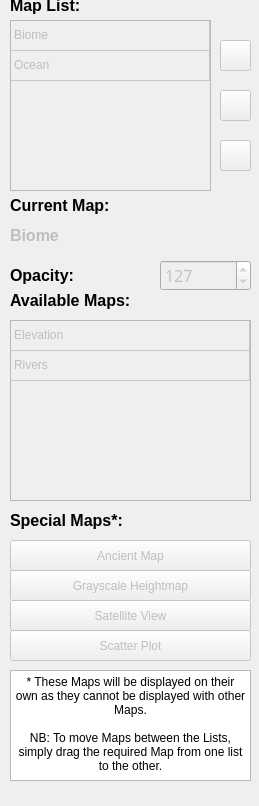
      <widget class="QWidget" name="pgMaps">
       <property name="geometry">
        <rect>
         <x>0</x>
         <y>0</y>
         <width>259</width>
         <height>806</height>
        </rect>
       </property>
       <attribute name="label">
        <string>Maps</string>
       </attribute>
       <widget class="QPushButton" name="btnUp">
        <property name="enabled">
         <bool>false</bool>
        </property>
        <property name="geometry">
         <rect>
          <x>220</x>
          <y>40</y>
          <width>31</width>
          <height>31</height>
         </rect>
        </property>
        <property name="toolTip">
         <string>Move Map Up</string>
        </property>
        <property name="text">
         <string/>
        </property>
        <property name="icon">
         <iconset>
          <normaloff>Images/up.png</normaloff>Images/up.png</iconset>
        </property>
       </widget>
       <widget class="QTableWidget" name="tblAvailable">
        <property name="enabled">
         <bool>false</bool>
        </property>
        <property name="geometry">
         <rect>
          <x>10</x>
          <y>320</y>
          <width>241</width>
          <height>181</height>
         </rect>
        </property>
        <property name="editTriggers">
         <set>QAbstractItemView::NoEditTriggers</set>
        </property>
        <property name="tabKeyNavigation">
         <bool>false</bool>
        </property>
        <property name="showDropIndicator" stdset="0">
         <bool>true</bool>
        </property>
        <property name="dragEnabled">
         <bool>true</bool>
        </property>
        <property name="dragDropOverwriteMode">
         <bool>false</bool>
        </property>
        <property name="dragDropMode">
         <enum>QAbstractItemView::DragDrop</enum>
        </property>
        <property name="defaultDropAction">
         <enum>Qt::MoveAction</enum>
        </property>
        <property name="alternatingRowColors">
         <bool>false</bool>
        </property>
        <property name="selectionMode">
         <enum>QAbstractItemView::SingleSelection</enum>
        </property>
        <property name="selectionBehavior">
         <enum>QAbstractItemView::SelectRows</enum>
        </property>
        <property name="iconSize">
         <size>
          <width>32</width>
          <height>32</height>
         </size>
        </property>
        <property name="cornerButtonEnabled">
         <bool>false</bool>
        </property>
        <property name="rowCount">
         <number>2</number>
        </property>
        <property name="columnCount">
         <number>1</number>
        </property>
        <attribute name="horizontalHeaderVisible">
         <bool>false</bool>
        </attribute>
        <attribute name="horizontalHeaderHighlightSections">
         <bool>false</bool>
        </attribute>
        <attribute name="horizontalHeaderStretchLastSection">
         <bool>true</bool>
        </attribute>
        <attribute name="verticalHeaderVisible">
         <bool>false</bool>
        </attribute>
        <attribute name="verticalHeaderHighlightSections">
         <bool>false</bool>
        </attribute>
        <row>
         <property name="text">
          <string>1</string>
         </property>
        </row>
        <row/>
        <column>
         <property name="text">
          <string>New Column</string>
         </property>
        </column>
        <item row="0" column="0">
         <property name="text">
          <string>Elevation</string>
         </property>
        </item>
        <item row="1" column="0">
         <property name="text">
          <string>Rivers</string>
         </property>
        </item>
       </widget>
       <widget class="QLabel" name="label_7">
        <property name="geometry">
         <rect>
          <x>10</x>
          <y>510</y>
          <width>131</width>
          <height>21</height>
         </rect>
        </property>
        <property name="font">
         <font>
          <pointsize>12</pointsize>
          <weight>75</weight>
          <bold>true</bold>
         </font>
        </property>
        <property name="text">
         <string>Special Maps*:</string>
        </property>
       </widget>
       <widget class="QPushButton" name="btnGH">
        <property name="enabled">
         <bool>false</bool>
        </property>
        <property name="geometry">
         <rect>
          <x>10</x>
          <y>570</y>
          <width>241</width>
          <height>31</height>
         </rect>
        </property>
        <property name="toolTip">
         <string>Display Grayscale Heightmap</string>
        </property>
        <property name="text">
         <string>Grayscale Heightmap</string>
        </property>
       </widget>
       <widget class="QLabel" name="label_5">
        <property name="geometry">
         <rect>
          <x>10</x>
          <y>260</y>
          <width>71</width>
          <height>31</height>
         </rect>
        </property>
        <property name="font">
         <font>
          <pointsize>12</pointsize>
          <weight>75</weight>
          <bold>true</bold>
         </font>
        </property>
        <property name="text">
         <string>Opacity:</string>
        </property>
       </widget>
       <widget class="QSpinBox" name="spnOpacity">
        <property name="enabled">
         <bool>false</bool>
        </property>
        <property name="geometry">
         <rect>
          <x>160</x>
          <y>260</y>
          <width>91</width>
          <height>31</height>
         </rect>
        </property>
        <property name="font">
         <font>
          <family>Open Sans</family>
          <pointsize>12</pointsize>
          <weight>50</weight>
          <bold>false</bold>
         </font>
        </property>
        <property name="minimum">
         <number>1</number>
        </property>
        <property name="maximum">
         <number>255</number>
        </property>
        <property name="value">
         <number>127</number>
        </property>
       </widget>
       <widget class="QPushButton" name="btnSP">
        <property name="enabled">
         <bool>false</bool>
        </property>
        <property name="geometry">
         <rect>
          <x>10</x>
          <y>630</y>
          <width>241</width>
          <height>31</height>
         </rect>
        </property>
        <property name="toolTip">
         <string>Display Scatter Plot</string>
        </property>
        <property name="text">
         <string>Scatter Plot</string>
        </property>
       </widget>
       <widget class="QTableWidget" name="tblMapList">
        <property name="enabled">
         <bool>false</bool>
        </property>
        <property name="geometry">
         <rect>
          <x>10</x>
          <y>20</y>
          <width>201</width>
          <height>171</height>
         </rect>
        </property>
        <property name="editTriggers">
         <set>QAbstractItemView::NoEditTriggers</set>
        </property>
        <property name="tabKeyNavigation">
         <bool>false</bool>
        </property>
        <property name="showDropIndicator" stdset="0">
         <bool>true</bool>
        </property>
        <property name="dragEnabled">
         <bool>true</bool>
        </property>
        <property name="dragDropOverwriteMode">
         <bool>false</bool>
        </property>
        <property name="dragDropMode">
         <enum>QAbstractItemView::DragDrop</enum>
        </property>
        <property name="defaultDropAction">
         <enum>Qt::MoveAction</enum>
        </property>
        <property name="selectionMode">
         <enum>QAbstractItemView::SingleSelection</enum>
        </property>
        <property name="selectionBehavior">
         <enum>QAbstractItemView::SelectRows</enum>
        </property>
        <property name="iconSize">
         <size>
          <width>32</width>
          <height>32</height>
         </size>
        </property>
        <property name="wordWrap">
         <bool>false</bool>
        </property>
        <property name="cornerButtonEnabled">
         <bool>false</bool>
        </property>
        <attribute name="horizontalHeaderVisible">
         <bool>false</bool>
        </attribute>
        <attribute name="horizontalHeaderHighlightSections">
         <bool>false</bool>
        </attribute>
        <attribute name="horizontalHeaderStretchLastSection">
         <bool>true</bool>
        </attribute>
        <attribute name="verticalHeaderVisible">
         <bool>false</bool>
        </attribute>
        <attribute name="verticalHeaderHighlightSections">
         <bool>false</bool>
        </attribute>
        <row>
         <property name="text">
          <string>New Row</string>
         </property>
        </row>
        <row>
         <property name="text">
          <string>New Row</string>
         </property>
        </row>
        <column>
         <property name="text">
          <string>New Column</string>
         </property>
        </column>
        <item row="0" column="0">
         <property name="text">
          <string>Biome</string>
         </property>
        </item>
        <item row="1" column="0">
         <property name="text">
          <string>Ocean</string>
         </property>
        </item>
       </widget>
       <widget class="QLabel" name="label">
        <property name="geometry">
         <rect>
          <x>10</x>
          <y>-10</y>
          <width>81</width>
          <height>31</height>
         </rect>
        </property>
        <property name="font">
         <font>
          <pointsize>12</pointsize>
          <weight>75</weight>
          <bold>true</bold>
         </font>
        </property>
        <property name="text">
         <string>Map List:</string>
        </property>
       </widget>
       <widget class="QPushButton" name="btnSM">
        <property name="enabled">
         <bool>false</bool>
        </property>
        <property name="geometry">
         <rect>
          <x>10</x>
          <y>600</y>
          <width>241</width>
          <height>31</height>
         </rect>
        </property>
        <property name="toolTip">
         <string>Display Satellitte View</string>
        </property>
        <property name="text">
         <string>Satellite View</string>
        </property>
       </widget>
       <widget class="QLabel" name="lblCurrentMap">
        <property name="enabled">
         <bool>false</bool>
        </property>
        <property name="geometry">
         <rect>
          <x>10</x>
          <y>220</y>
          <width>241</width>
          <height>31</height>
         </rect>
        </property>
        <property name="font">
         <font>
          <pointsize>12</pointsize>
          <weight>75</weight>
          <bold>true</bold>
         </font>
        </property>
        <property name="text">
         <string>Biome</string>
        </property>
       </widget>
       <widget class="QPushButton" name="btnDown">
        <property name="enabled">
         <bool>false</bool>
        </property>
        <property name="geometry">
         <rect>
          <x>220</x>
          <y>140</y>
          <width>31</width>
          <height>31</height>
         </rect>
        </property>
        <property name="toolTip">
         <string>Move Map Down</string>
        </property>
        <property name="text">
         <string/>
        </property>
        <property name="icon">
         <iconset>
          <normaloff>Images/down.png</normaloff>Images/down.png</iconset>
        </property>
       </widget>
       <widget class="QTextBrowser" name="textBrowser_2">
        <property name="geometry">
         <rect>
          <x>10</x>
          <y>670</y>
          <width>241</width>
          <height>111</height>
         </rect>
        </property>
        <property name="font">
         <font>
          <pointsize>10</pointsize>
         </font>
        </property>
        <property name="html">
         <string>&lt;!DOCTYPE HTML PUBLIC &quot;-//W3C//DTD HTML 4.0//EN&quot; &quot;http://www.w3.org/TR/REC-html40/strict.dtd&quot;&gt;
&lt;html&gt;&lt;head&gt;&lt;meta name=&quot;qrichtext&quot; content=&quot;1&quot; /&gt;&lt;style type=&quot;text/css&quot;&gt;
p, li { white-space: pre-wrap; }
&lt;/style&gt;&lt;/head&gt;&lt;body style=&quot; font-family:'MS Shell Dlg 2'; font-size:10pt; font-weight:400; font-style:normal;&quot;&gt;
&lt;p align=&quot;center&quot; style=&quot; margin-top:0px; margin-bottom:0px; margin-left:0px; margin-right:0px; -qt-block-indent:0; text-indent:0px;&quot;&gt;&lt;span style=&quot; font-size:9pt;&quot;&gt;* These Maps will be displayed on their own as they cannot be displayed with other Maps.&lt;/span&gt;&lt;/p&gt;
&lt;p align=&quot;center&quot; style=&quot;-qt-paragraph-type:empty; margin-top:0px; margin-bottom:0px; margin-left:0px; margin-right:0px; -qt-block-indent:0; text-indent:0px; font-size:9pt;&quot;&gt;&lt;br /&gt;&lt;/p&gt;
&lt;p align=&quot;center&quot; style=&quot; margin-top:0px; margin-bottom:0px; margin-left:0px; margin-right:0px; -qt-block-indent:0; text-indent:0px;&quot;&gt;&lt;span style=&quot; font-size:9pt;&quot;&gt;NB: To move Maps between the Lists, simply drag the required Map from one list to the other.&lt;/span&gt;&lt;/p&gt;&lt;/body&gt;&lt;/html&gt;</string>
        </property>
        <property name="textInteractionFlags">
         <set>Qt::NoTextInteraction</set>
        </property>
       </widget>
       <widget class="QLabel" name="label_3">
        <property name="geometry">
         <rect>
          <x>10</x>
          <y>190</y>
          <width>111</width>
          <height>31</height>
         </rect>
        </property>
        <property name="font">
         <font>
          <pointsize>12</pointsize>
          <weight>75</weight>
          <bold>true</bold>
         </font>
        </property>
        <property name="text">
         <string>Current Map:</string>
        </property>
       </widget>
       <widget class="QLabel" name="label_6">
        <property name="geometry">
         <rect>
          <x>10</x>
          <y>290</y>
          <width>141</width>
          <height>21</height>
         </rect>
        </property>
        <property name="font">
         <font>
          <pointsize>12</pointsize>
          <weight>75</weight>
          <bold>true</bold>
         </font>
        </property>
        <property name="text">
         <string>Available Maps:</string>
        </property>
       </widget>
       <widget class="QPushButton" name="btnUpdate">
        <property name="enabled">
         <bool>false</bool>
        </property>
        <property name="geometry">
         <rect>
          <x>220</x>
          <y>90</y>
          <width>31</width>
          <height>31</height>
         </rect>
        </property>
        <property name="toolTip">
         <string>Update Map Display</string>
        </property>
        <property name="text">
         <string/>
        </property>
        <property name="icon">
         <iconset>
          <normaloff>Images/update.png</normaloff>Images/update.png</iconset>
        </property>
       </widget>
       <widget class="QPushButton" name="btnAW">
        <property name="enabled">
         <bool>false</bool>
        </property>
        <property name="geometry">
         <rect>
          <x>10</x>
          <y>540</y>
          <width>241</width>
          <height>31</height>
         </rect>
        </property>
        <property name="toolTip">
         <string>Display Ancient Map</string>
        </property>
        <property name="text">
         <string>Ancient Map</string>
        </property>
       </widget>
      </widget>
